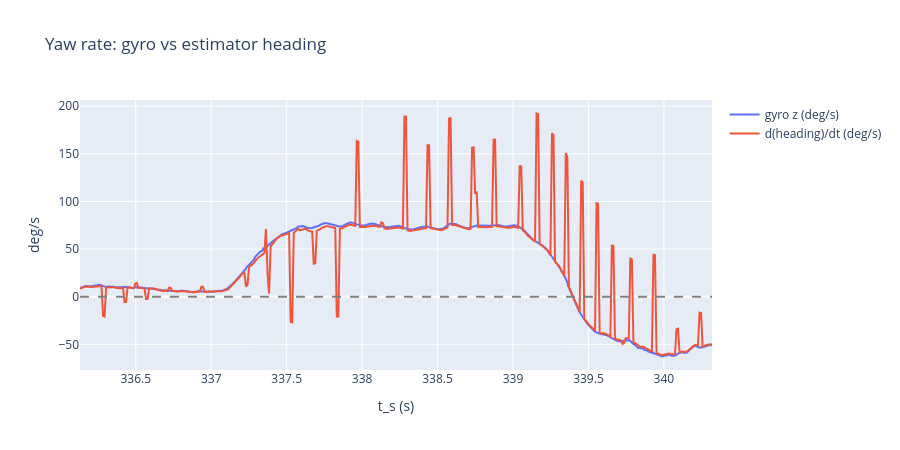

Notebook code cell kept with this figure:
### Markdown cell above
finally, we check the car's headig which is wrapped.
we take it, we unwrap it, take its rate of change over time, convert it to deg/s

### Code cell
import numpy as np
import plotly.graph_objects as go

pos = load("vehicle_position")
pos = pos[(pos["t_s"] >= t0) & (pos["t_s"] <= t1)]

# remove the +/-pi jumps, then rate of change in deg/s
heading = np.unwrap(pos["heading"].to_numpy())
heading_rate = np.degrees(np.gradient(heading, pos["t_s"].to_numpy()))

gyro = load("imu_angular_rate")
gyro = gyro[(gyro["t_s"] >= t0) & (gyro["t_s"] <= t1)]

fig = go.Figure()
fig.add_trace(go.Scatter(x=gyro["t_s"], y=gyro["z"], name="gyro z (deg/s)"))
fig.add_trace(go.Scatter(x=pos["t_s"], y=heading_rate, name="d(heading)/dt (deg/s)"))
fig.add_hline(y=0, line_dash="dash", line_color="gray")
fig.update_layout(title="Yaw rate: gyro vs estimator heading",
                  xaxis_title="t_s (s)", yaxis_title="deg/s", height=450)
fig.show()

### Figure 1 — Plotly figure (JSON) as saved in the notebook; plotly's stock layout.template omitted (floating-point values rounded to 4 significant figures; data arrays with more than 128 entries replaced by an {"elided": "..."} marker saying what was removed)
{"data": [{"name": "gyro z (deg/s)", "type": "scatter", "x": {"elided": "936 float values"}, "y": {"elided": "936 float values"}}, {"name": "d(heading)/dt (deg/s)", "type": "scatter", "x": {"elided": "412 float values"}, "y": {"elided": "412 float values"}}], "layout": {"height": 450, "shapes": [{"line": {"color": "gray", "dash": "dash"}, "type": "line", "x0": 0, "x1": 1, "xref": "x domain", "y0": 0, "y1": 0, "yref": "y"}], "title": {"text": "Yaw rate: gyro vs estimator heading"}, "xaxis": {"title": {"text": "t_s (s)"}}, "yaxis": {"title": {"text": "deg/s"}}}}
